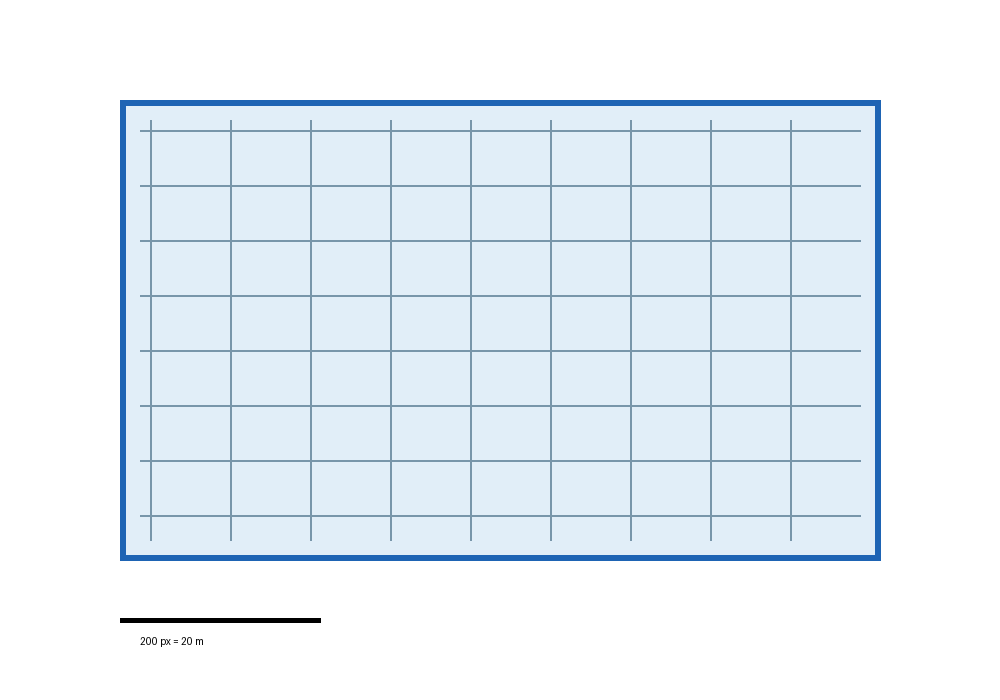
#> input picture pv_calc_tool_streamlit_cloud/sample_roof_image.png, 1000 x 700 px
$ python -i image_area_estimator.py   (imports and definitions only)
#> lines starting #> are read from the running program, lines starting #| are printed output that depends on the picture; after the words box and inside, x2 and y2 are one past the last pixel; in counts of white or black regions, pixels touching at a corner belong together
from __future__ import annotations

from dataclasses import dataclass, asdict
from io import BytesIO
from typing import Optional

import cv2
import numpy as np
from PIL import Image, ImageDraw


@dataclass
class ImageAreaEstimate:
    image_width_px: int
    image_height_px: int
    selected_width_px: float
    selected_height_px: float
    meters_per_pixel: float
    estimated_area_m2: float
    note: str

    def to_dict(self) -> dict:
        return asdict(self)


@dataclass
class DetectedRegion:
    x: int
    y: int
    width: int
    height: int
    area_px: int
    confidence: float

    def to_dict(self) -> dict:
        return asdict(self)


@dataclass
class MapAreaResult:
    image_width_px: int
    image_height_px: int
    scale_meters: float
    scale_pixels: float
    meters_per_pixel: float
    region: DetectedRegion
    estimated_area_m2: float

    # [4 lines left out: function to_dict, not called in this run]


@dataclass
class PolygonAreaResult:
    image_width_px: int
    image_height_px: int
    scale_meters: float
    scale_pixels: float
    meters_per_pixel: float
    polygon_area_px: float
    estimated_area_m2: float
    points: list[tuple[float, float]]

    def to_dict(self) -> dict:
        return asdict(self)


# [56 lines left out: functions open_image_size, load_rgb_image, estimate_rect_area, detect_scale_bar_pixels, not called in this run]


def detect_pv_candidate_regions(image: Image.Image, max_regions: int = 6) -> list[DetectedRegion]:
    """地图区域识别：基于颜色、亮度和轮廓面积初步找出疑似可铺设光伏的屋面/空地矩形区域。"""
#> called with max_regions = 6
    arr = np.array(image)
    height, width = arr.shape[:2]
#> height = 700; width = 1000
    hsv = cv2.cvtColor(arr, cv2.COLOR_RGB2HSV)
#> hsv: shape (700, 1000, 3); mean H, S, V 51.7, 17.3, 247.6
    hue, saturation, value = cv2.split(hsv)
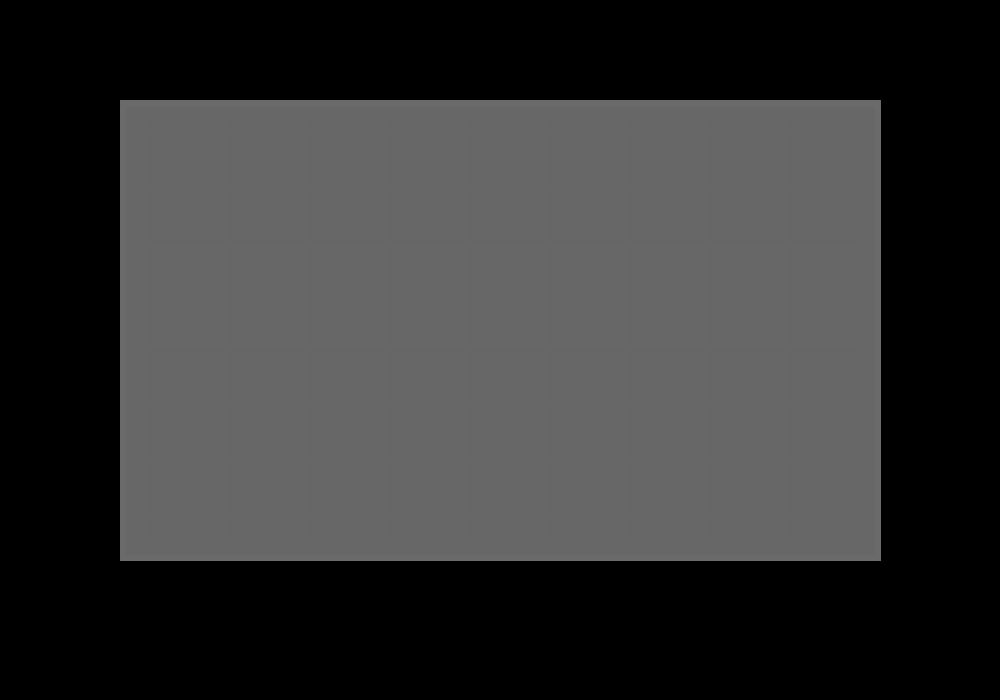
#> hue: shape (700, 1000); min 0, max 106, mean 51.7
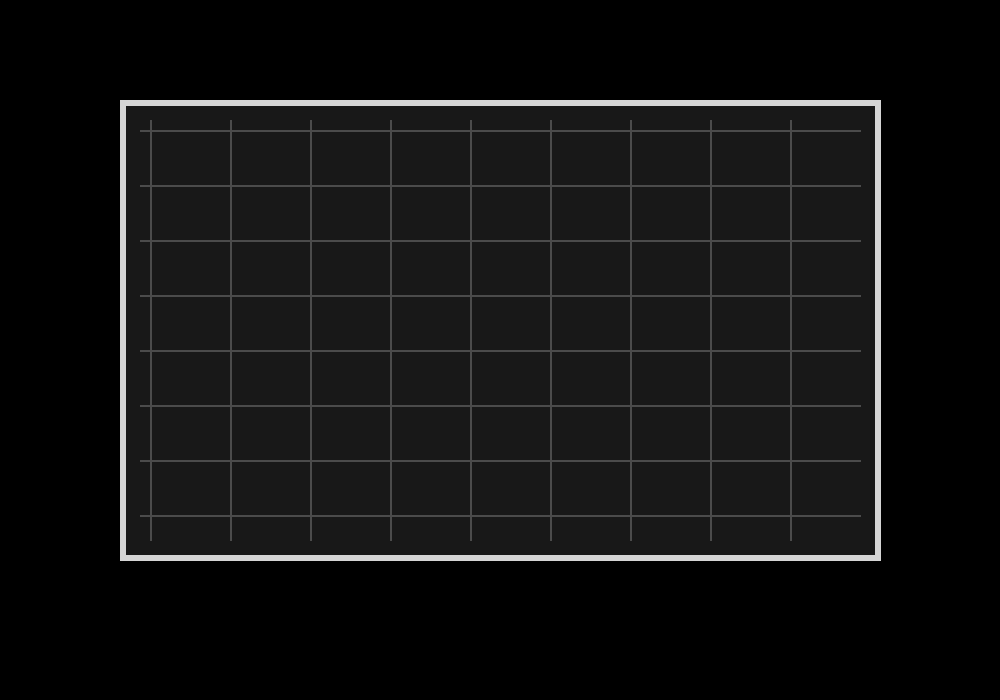
#> saturation: shape (700, 1000); min 0, max 213, mean 17.3
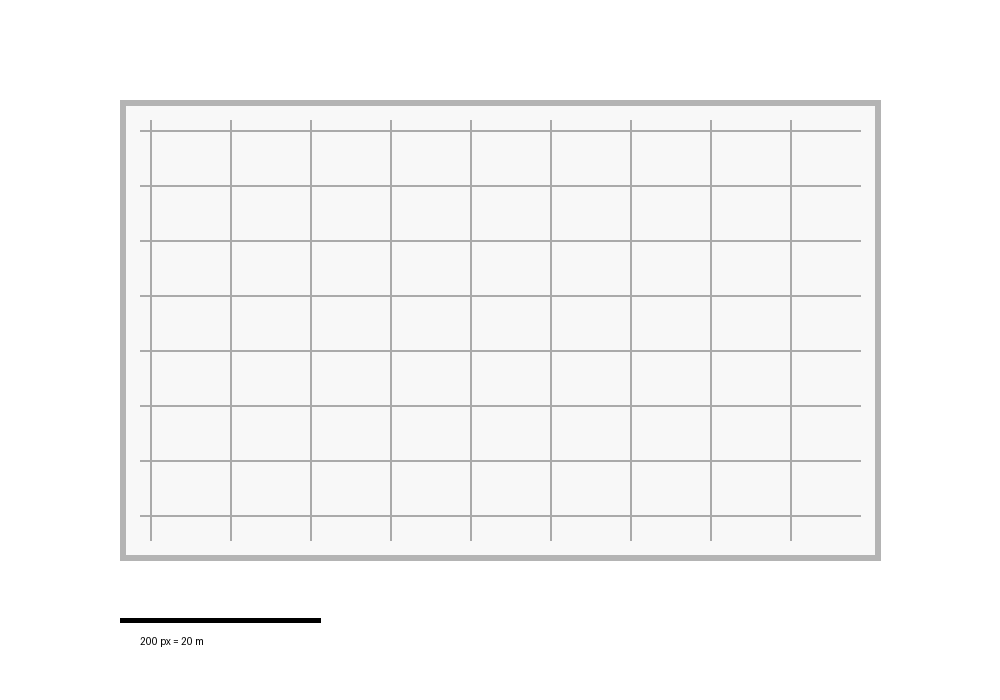
#> value: shape (700, 1000); min 0, max 255, mean 247.6

    # 候选区域：排除明显植被/水体，保留低饱和度或较亮的屋面、硬化地面。
    not_green = ~((hue >= 35) & (hue <= 95) & (saturation > 45))
#> not_green: shape (700, 1000) bool; every value is 1
    not_blue = ~((hue >= 90) & (hue <= 135) & (saturation > 45))
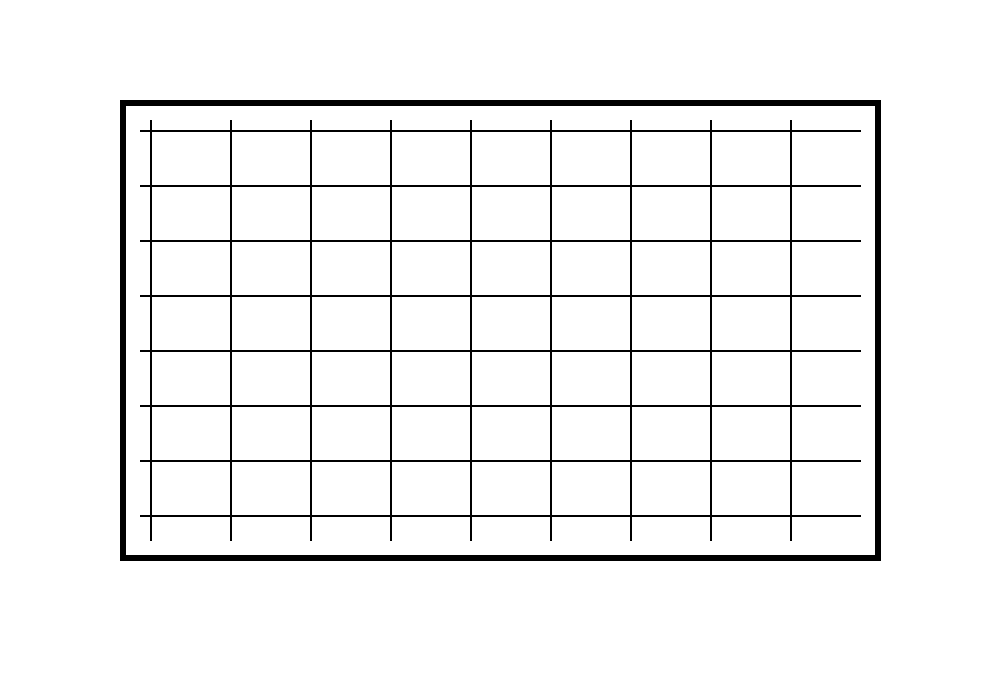
#> not_blue: shape (700, 1000) bool; 95.2% white; 2 black regions, box (x1, y1, x2, y2) and area: (140, 120, 861, 541) 18826, (120, 100, 881, 561) 14520
    near_white_ui = (saturation < 18) & (value > 238)
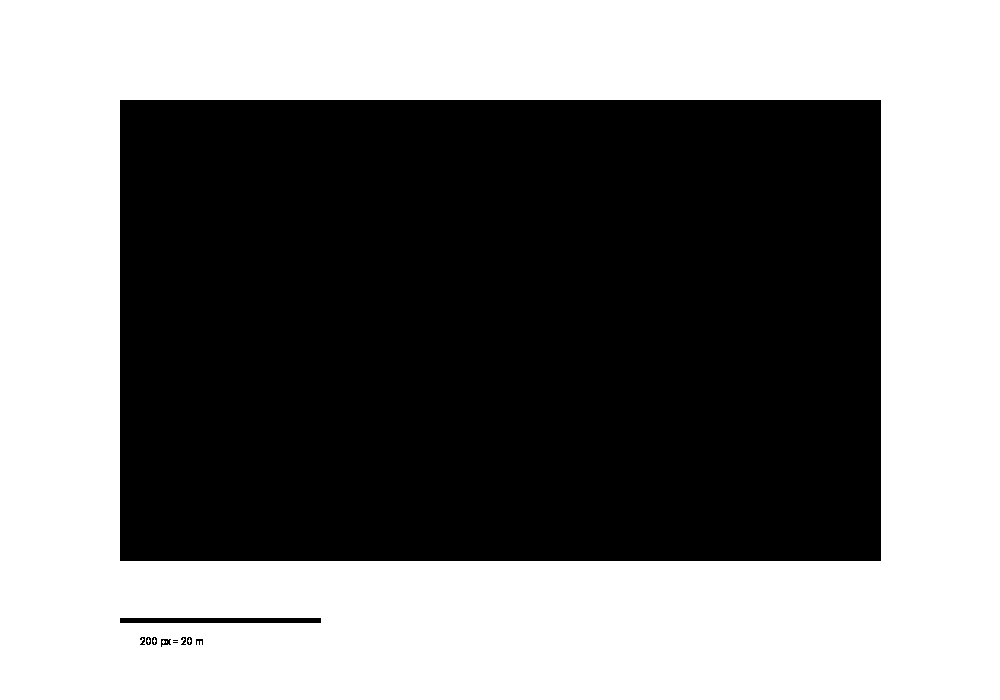
#> near_white_ui: shape (700, 1000) bool; 49.7% white; 6 white regions (5 under 20 px), largest, box (x1, y1, x2, y2) and area: (0, 0, 1000, 700) 347924
    roof_like = (((saturation < 70) & (value > 70)) | ((value > 135) & (saturation < 120))) & (~near_white_ui)
#> roof_like: shape (700, 1000) bool; 48.1% white; 27 white regions (25 under 20 px), largest, box (x1, y1, x2, y2) and area: (126, 106, 875, 555) 336301, (164, 639, 171, 645) 23
    mask = (roof_like & not_green & not_blue).astype(np.uint8) * 255
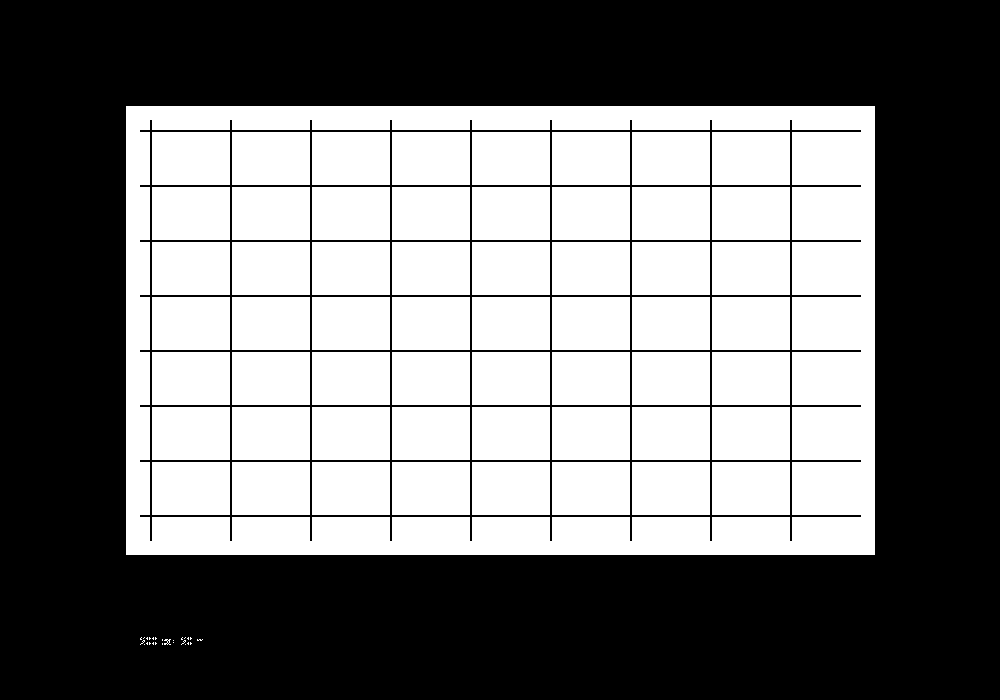
#> mask: shape (700, 1000); 45.4% white; 83 white regions (25 under 20 px), largest, box (x1, y1, x2, y2) and area: (126, 106, 875, 555) 85971, (152, 132, 230, 185) 4134, (232, 132, 310, 185) 4134

    mask[: int(height * 0.06), :] = 0
    mask[int(height * 0.92) :, :] = 0
    mask[:, : int(width * 0.02)] = 0
    mask[:, int(width * 0.98) :] = 0

    kernel = cv2.getStructuringElement(cv2.MORPH_RECT, (7, 7))
    mask = cv2.morphologyEx(mask, cv2.MORPH_OPEN, kernel)
    mask = cv2.morphologyEx(mask, cv2.MORPH_CLOSE, kernel)
#> mask: shape (700, 1000); 48% white; 1 white region, box (x1, y1, x2, y2) and area: (126, 106, 875, 555) 336301
    contours, _ = cv2.findContours(mask, cv2.RETR_EXTERNAL, cv2.CHAIN_APPROX_SIMPLE)
#> contours = [[[126, 106], [126, 554], [874, 554], [874, 106]]]

    image_area = width * height
#> image_area = 700000
    regions: list[DetectedRegion] = []
    for contour in contours:
        area = cv2.contourArea(contour)
        if area < image_area * 0.002:
            continue
        x, y, w, h = cv2.boundingRect(contour)
        if w < 30 or h < 30:
            continue
        rect_area = w * h
        if rect_area > image_area * 0.72:
            continue
        fill_ratio = min(area / rect_area, 1.0)
        aspect = max(w / h, h / w)
        if aspect > 8:
            continue
        confidence = round(min(0.95, 0.35 + fill_ratio * 0.45 + min(rect_area / image_area, 0.15)), 2)
        regions.append(DetectedRegion(x=x, y=y, width=w, height=h, area_px=rect_area, confidence=confidence))
#> this loop made 1 pass
#> (contour, area, x, y, w, h, rect_area, fill_ratio) on pass 1: ([[126, 106], [126, 554], [874, 554], [874, 106]], 335104, 126, 106, 749, 449, 336301, 0.996)
#> after the loop, regions = 1 item

    regions.sort(key=lambda item: (item.area_px, item.confidence), reverse=True)
    if regions:
        return regions[:max_regions]

    fallback_w = int(width * 0.45)
    fallback_h = int(height * 0.35)
    return [
        DetectedRegion(
            x=int((width - fallback_w) / 2),
            y=int((height - fallback_h) / 2),
            width=fallback_w,
            height=fallback_h,
            area_px=fallback_w * fallback_h,
            confidence=0.20,
        )
    ]


# [80 lines left out: functions estimate_map_region_area, polygon_area_px, estimate_polygon_area, estimate_area_from_pixel_area, draw_regions_overlay, draw_polygon_overlay, not called in this run]

>>> import cv2
>>> picture = cv2.cvtColor(cv2.imread('sample_roof_image.png'), cv2.COLOR_BGR2RGB)
>>> result = detect_pv_candidate_regions(picture)
#> result = 1 item
